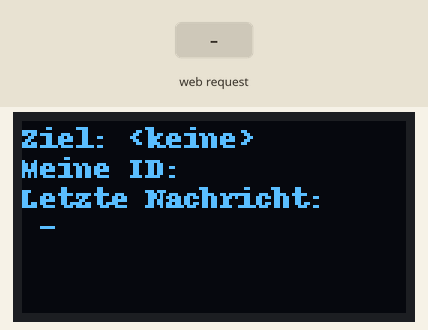
Bench run of a program on a simulated Raspberry Pi (BCM pin numbers). Shown: 128×64 one-colour display. The test bench sets the inputs (shaded band). Files the program writes start out absent; random numbers come from a fixed seed; no radio messages arrive unless stated (any console line starting 'radio sent:' is added by the test bench); threads take turns every 2 ms; the clock reads 2024-03-15 10:24:30 at power-on unless the program sets it; what the program prints to the terminal is not drawn.

Above: at 1.4 s.
1.5 s: HTTP request for / received with the fields message=BROADCAST
At 2.1 s:
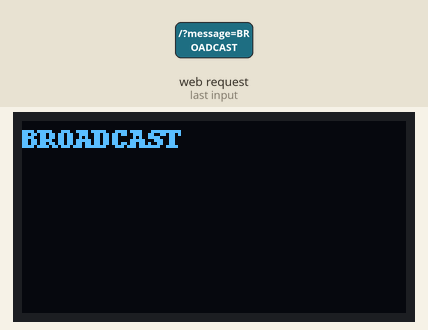
3.0 s: HTTP request for / received with the fields message=message
At 5.3 s:
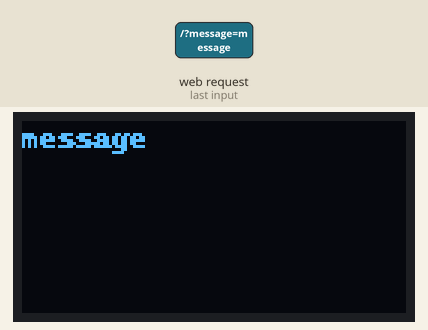
6.0 s: HTTP request for /kennung received with the fields kennung=BROADCAST
At 8.7 s:
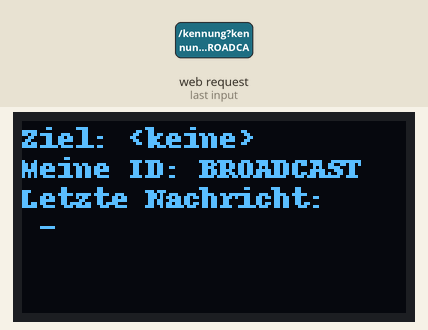
9.0 s: HTTP request for /kennung received with the fields kennung=message
At 10.2 s:
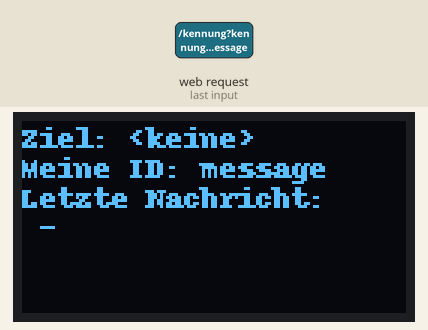
10.5 s: HTTP request for / received with the fields message=1
At 11.3 s:
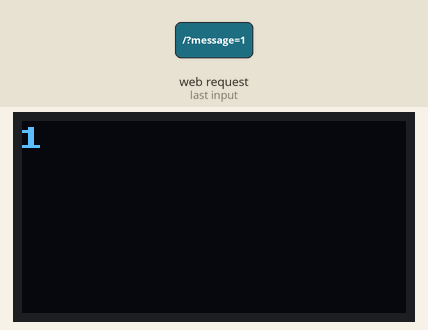
Timing chart, 0 to 13.5 s (numbered marks = the images above; inputs shaded):
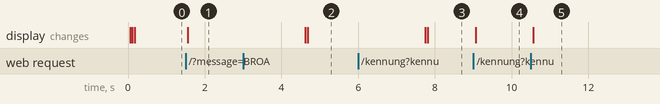

Measured:
- after the input at 1.5 s, the display: changes after 0.06 s (image 1)
- after the input at 9.0 s, the display: changes after 0.06 s (image 4)
- after the input at 10.5 s, the display: changes after 0.06 s (image 5)

The program:

main.py
```python
import os
import threading
from display import init_display, display_lines, update_display
from lora import init_lora, listen_lora, broadcast_loop, cleanup_loop
from buttons import handle_buttons
from wlan import wlan_setup
from web import app

IS_DEBUG = os.getenv("LORACOM_DEBUG", "0") == "1"

if __name__ == '__main__':
    init_display()
    display_lines(["WLAN prüfen..."])
    if not IS_DEBUG:
        wlan_setup()
    display_lines(["Kommunikator bereit"])
    update_display()

    init_lora()

    if not IS_DEBUG:
        threading.Thread(target=handle_buttons, daemon=True).start()
        threading.Thread(target=listen_lora, daemon=True).start()
        threading.Thread(target=broadcast_loop, daemon=True).start()
    threading.Thread(target=cleanup_loop, daemon=True).start()

    app.run(host="0.0.0.0", port=8080)
```

display.py
```python
import os

from variables import get_known_devices, get_selected_index, get_my_id, get_last_message, get_message

IS_DEBUG = os.getenv("LORACOM_DEBUG", "0") == "1"

if not IS_DEBUG:
    import board
    import busio
    import adafruit_ssd1306
    from PIL import Image, ImageDraw, ImageFont

# OLED state
oled = None
draw = None
image = None
font = None


def init_display():
    global oled, draw, image, font
    if IS_DEBUG:
        print("Display initialisieren (Debug-Modus)")
        return
    i2c = busio.I2C(board.SCL, board.SDA)
    oled = adafruit_ssd1306.SSD1306_I2C(128, 64, i2c)
    image = Image.new("1", (128, 64))
    draw = ImageDraw.Draw(image)
    font = ImageFont.load_default()


def display_lines(lines):
    if IS_DEBUG:
        print("[DISPLAY]", "\n", "\n".join(lines))
        return
    draw.rectangle((0, 0, 128, 64), outline=0, fill=0)
    for i, line in enumerate(lines):
        draw.text((0, i * 10), line, font=font, fill=255)
    oled.image(image)
    oled.show()


def update_display():
    ids = sorted(get_known_devices().keys())
    current_target = ids[get_selected_index()] if ids else "<keine>"
    msg = get_last_message() if get_last_message() else " - "
    blocks = [msg[i:i+20] for i in range(0, len(msg), 20)]
    display_lines([
        f"Ziel: {current_target}",
        f"Meine ID: {get_my_id()}",
        "Letzte Nachricht:"
    ] + blocks)
```

lora.py
```python
import os
import time
import uuid
from display import update_display
from variables import set_my_id, get_my_id, get_known_devices, set_last_message, get_selected_index, set_selected_index

IS_DEBUG = os.getenv("LORACOM_DEBUG", "0") == "1"
if not IS_DEBUG:
    import board
    import busio
    import digitalio
    import adafruit_rfm9x

rfm9x = None

def init_lora():
    global rfm9x

    id_file = "kennung.txt"
    if os.path.exists(id_file):
        with open(id_file, "r") as f:
            set_my_id(f.read().strip())
    else:
        set_my_id("DEV-" + str(uuid.uuid4())[:8])
        with open(id_file, "w") as f:
            f.write(get_my_id())
    if IS_DEBUG:
        print("LoRa initialisieren (Debug-Modus)")
        return
    spi = busio.SPI(board.SCK, MOSI=board.MOSI, MISO=board.MISO)
    cs = digitalio.DigitalInOut(board.D8)
    reset = digitalio.DigitalInOut(board.D25)
    rfm9x = adafruit_rfm9x.RFM9x(spi, cs, reset, 868)


def send_message(msg):
    ids = sorted(get_known_devices().keys())
    if not msg or not ids:
        return
    target = ids[get_selected_index()]
    packet = f"{target}|{get_my_id()}|{msg}"
    if IS_DEBUG:
        print("LoRa senden (Debug-Modus):", packet)
        return
    rfm9x.send(packet.encode("utf-8"))
    print("Gesendet:", packet)


def listen_lora():
    if IS_DEBUG:
        print("LoRa empfangen (Debug-Modus)")
        return
    while True:
        packet = rfm9x.receive(timeout=5.0)
        if packet:
            try:
                decoded = packet.decode("utf-8")
                print("Empfangen:", decoded)
                to_id, from_id, msg = decoded.split("|", 2)
                if to_id == "BROADCAST":
                    get_known_devices()[from_id] = time.time()
                elif to_id == get_my_id():
                    get_known_devices()[from_id] = time.time()
                    set_last_message(f"{from_id}: {msg}")
                    update_display()
            except Exception as e:
                print("Fehler beim Empfangen:", e)


def broadcast_loop():
    if IS_DEBUG:
        print("LoRa Broadcast (Debug-Modus)")
        return
    while True:
        rfm9x.send(f"BROADCAST|{get_my_id()}|ping".encode("utf-8"))
        time.sleep(10)

def update_known_devices():
    now = time.time()
    device_ids = sorted(get_known_devices().keys())
    old_length = len(device_ids)
    current_target = device_ids[get_selected_index()] if device_ids else "<keine>"
    expired = [k for k, t in get_known_devices().items() if now - t > 60]
    for k in expired:
        del get_known_devices()[k]
    if len(get_known_devices()) != old_length:
        update_device_list(current_target)

def update_device_list(current_target):
    device_ids = sorted(get_known_devices().keys())
    if not device_ids:
        device_ids.append("<keine>")
    if get_selected_index() >= len(device_ids):
        set_selected_index(0)
    if current_target in device_ids:
        set_selected_index(device_ids.index(current_target))
    update_display()

def cleanup_loop():
    while True:
        update_known_devices()
        time.sleep(5)
```

buttons.py
```python
import time
import os

from lora import send_message
from variables import get_known_devices, get_message

IS_DEBUG = os.getenv("LORACOM_DEBUG", "0") == "1"

if not IS_DEBUG and False:
    import RPi.GPIO as GPIO
    from display import update_display

    BUTTON_NEXT = 17
    BUTTON_SELECT = 27

    GPIO.setmode(GPIO.BCM)
    GPIO.setup(BUTTON_NEXT, GPIO.IN, pull_up_down=GPIO.PUD_UP)
    GPIO.setup(BUTTON_SELECT, GPIO.IN, pull_up_down=GPIO.PUD_UP)

def handle_buttons():
    global selected_index
    if IS_DEBUG or True:
        print("Buttons initialisieren (Debug-Modus)")
        return
    while True:
        if GPIO.input(BUTTON_NEXT) == GPIO.LOW:
            ids = sorted(get_known_devices().keys())
            if ids:
                selected_index = (selected_index + 1) % len(ids)
            update_display()
            time.sleep(0.3)
        elif GPIO.input(BUTTON_SELECT) == GPIO.LOW:
            send_message(get_message())
            time.sleep(0.3)
```

wlan.py
```python
import time
import os
IS_DEBUG = os.getenv("LORACOM_DEBUG", "0") == "1"
if not IS_DEBUG and False:
    import subprocess
    import RPi.GPIO as GPIO
    from display import display_lines

    BUTTON_NEXT = 17
    BUTTON_SELECT = 27
    GPIO.setmode(GPIO.BCM)
    GPIO.setup(BUTTON_NEXT, GPIO.IN, pull_up_down=GPIO.PUD_UP)
    GPIO.setup(BUTTON_SELECT, GPIO.IN, pull_up_down=GPIO.PUD_UP)


def scan_networks():
    if IS_DEBUG or True:
        print("WLAN scannen (Debug-Modus)")
        return ["TestNetz1", "TestNetz2"]
    result = subprocess.run(["sudo", "iwlist", "wlan0", "scan"], capture_output=True, text=True)
    essids = []
    for line in result.stdout.splitlines():
        line = line.strip()
        if line.startswith("ESSID"):
            essid = line.split(":")[1].strip('"')
            if essid and essid not in essids:
                essids.append(essid)
    return essids


def connect_to(ssid):
    if IS_DEBUG or True:
        print("Mit WLAN verbinden (Debug-Modus):", ssid)
        return
    subprocess.run(["sudo", "nmcli", "device", "wifi", "connect", ssid], check=False)


def wlan_setup():
    if IS_DEBUG or True:
        print("WLAN-Setup (Debug-Modus)")
        return
    networks = scan_networks()
    if not networks:
        display_lines(["Keine WLANs", "gefunden"])
        time.sleep(3)
        return
    idx = 0
    display_lines(["WLAN auswählen:", networks[idx]])
    while True:
        if GPIO.input(BUTTON_NEXT) == GPIO.LOW:
            idx = (idx + 1) % len(networks)
            display_lines(["WLAN auswählen:", networks[idx]])
            time.sleep(0.3)
        elif GPIO.input(BUTTON_SELECT) == GPIO.LOW:
            display_lines(["Verbinde mit:", networks[idx]])
            connect_to(networks[idx])
            time.sleep(5)
            break
```

web.py
```python
import time

from flask import Flask, request, render_template_string
from display import update_display, display_lines
from lora import send_message
from variables import set_message, set_my_id

app = Flask(__name__)

HTML_PAGE = """
<!doctype html>
<title>LoRaCom</title>
<h2>Nachricht senden</h2>
<form method=post action="/">
  <input name=message type=text autofocus>
  <input type=submit value=Senden>
</form>
<h2>Kennung setzen</h2>
<form method=post action="/kennung">
  <input name=kennung type=text autofocus>
  <input type=submit value=Setzen>
<p>{{ feedback }}</p>
"""

@app.route("/", methods=["GET", "POST"])
def index():
    feedback = ""
    if request.method == "POST":
        msg = request.form.get("message", "").strip()
        if msg:
            set_message(msg)
            send_message_with_display(msg)
            update_display()
            feedback = "Nachricht gespeichert."
    return render_template_string(HTML_PAGE, feedback=feedback)

@app.route("/kennung", methods=["POST"])
def set_id():
    feedback = ""
    if request.method == "POST":
        new_id = request.form.get("kennung", "").strip()
        if new_id:
            set_my_id(new_id)
            with open("kennung.txt", "w") as f:
                f.write(new_id)
            feedback = f"Kennung gesetzt: {new_id}"
            update_display()

    return render_template_string(HTML_PAGE, feedback=feedback)

def send_message_with_display(msg):
    # put the message in 20 char blocks:
    blocks = [msg[i:i+20] for i in range(0, len(msg), 20)]
    display_lines(blocks)
    time.sleep(3)
    send_message(msg)
```

variables.py
```python
my_id = ""
known_devices = {}
selected_index = 0
last_message = ""
message_to_send = ""

def set_message(msg):
    global message_to_send
    message_to_send = msg
    print(f"Nachricht gesetzt: {message_to_send}")

def get_message():
    global message_to_send
    return message_to_send

def set_my_id(id):
    global my_id
    my_id = id
    print(f"ID gesetzt: {my_id}")

def get_my_id():
    global my_id
    return my_id

def set_known_devices(devices):
    global known_devices
    known_devices = devices
    print(f"Bekannte Geräte gesetzt: {known_devices}")

def get_known_devices():
    global known_devices
    return known_devices

def set_selected_index(index):
    global selected_index
    selected_index = index
    print(f"Ausgewählter Index gesetzt: {selected_index}")

def get_selected_index():
    global selected_index
    return selected_index

def set_last_message(msg):
    global last_message
    last_message = msg
    print(f"Letzte Nachricht gesetzt: {last_message}")

def get_last_message():
    global last_message
    return last_message
```
